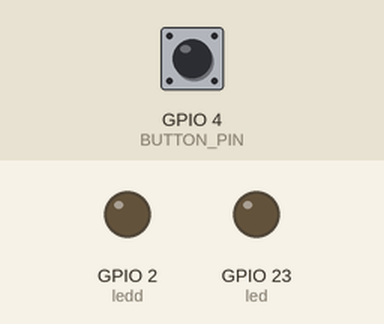
The sketch below on a simulated ESP32. On the bench: output pins drawn as LEDs (lit = HIGH). The test bench sets the inputs (shaded band); at power-on: GPIO 4 (BUTTON_PIN) LOW. WiFi joins after 1.5 s; servers stay silent unless stated; I2S audio is not simulated (input reads silence); uploads are accepted with an empty reply; storage starts empty; what the sketch prints to the serial monitor is not drawn.

Above: at 2.7 s.
2.8 s: GPIO 4 (BUTTON_PIN) pulled HIGH for 0.15 s
At 4.2 s:
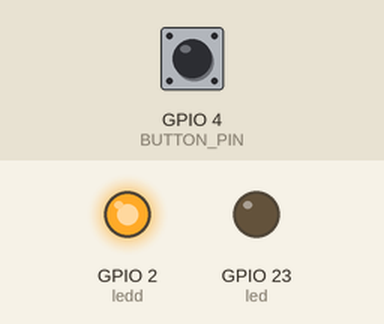
Timing chart, 0 to 5.8 s (numbered marks = the images above; inputs shaded):
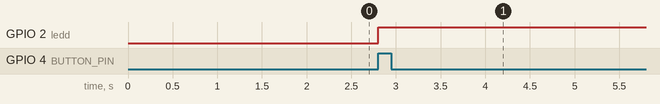

Measured:
- after the input at 2.8 s, GPIO 2 (ledd): LOW → HIGH at once

The sketch:

INMP441_ElevenLabs_Speech_To_Text_And_Gemini.ino
```cpp
/* INMP441 Speech To Text
   Jun 19, 2025 2:20 AM
   By : Feezzyapping Ft ChatGPT
*/
#include <WiFi.h>
#include <WiFiClientSecure.h>
#include <HTTPClient.h>
#include <ArduinoJson.h>
#include "FS.h"
#include <SPIFFS.h>
#include "driver/i2s.h"

#define BUTTON_PIN 4
#define ledd 2
#define led 23
bool ka = false;
bool mic_state = false;
bool ask_gemini = false;  // ask gemini once the record has done  // tanya gemini saat record selesai

// WiFi credentials
const char* ssid = "YOUR_WIFI_NAME";  // fill with your ssid
const char* password = "YOUR_WIFI_PASSWORD";  // fill with your password

// API Declaration
const char* elevenlabsApiKey = "YOUR_ELEVENLABS_API_KEY";  // fill with your ElevenLabs API
const char* Gemini_Token = "YOUR_GEMINI_API_KEY";  // fill with your Gemini API
const char* Gemini_Max_Tokens = "100";

// Transcript ElevenLabs
String data_mic = "";

// I2S config
#define I2S_WS 5
#define I2S_SD 18
#define I2S_SCK 19
#define I2S_PORT I2S_NUM_0
#define SAMPLE_RATE 15000
#define SAMPLE_BITS I2S_BITS_PER_SAMPLE_16BIT
#define RECORD_TIME_SECONDS 2
#define BUFFER_SIZE (SAMPLE_RATE * RECORD_TIME_SECONDS)

byte header[44];
int16_t audioBuffer[BUFFER_SIZE];

void setupWiFi() {
  Serial.print("Connecting to WiFi...");
  WiFi.begin(ssid, password);
  while (WiFi.status() != WL_CONNECTED) {
    delay(500);
    Serial.print(".");
  }
  Serial.println("\nConnected!");
}

void setupI2SMic() {
  const i2s_config_t i2s_config = {
    .mode = (i2s_mode_t)(I2S_MODE_MASTER | I2S_MODE_RX),
    .sample_rate = SAMPLE_RATE,
    .bits_per_sample = SAMPLE_BITS,
    .channel_format = I2S_CHANNEL_FMT_ONLY_LEFT,
    .communication_format = I2S_COMM_FORMAT_I2S_MSB,
    .intr_alloc_flags = 0,
    .dma_buf_count = 8,
    .dma_buf_len = 512,
    .use_apll = false,
    .tx_desc_auto_clear = false,
    .fixed_mclk = 0
  };

  const i2s_pin_config_t pin_config = {
    .bck_io_num = I2S_SCK,
    .ws_io_num = I2S_WS,
    .data_out_num = I2S_PIN_NO_CHANGE,
    .data_in_num = I2S_SD
  };

  i2s_driver_install(I2S_PORT, &i2s_config, 0, NULL);
  i2s_set_pin(I2S_PORT, &pin_config);
}

void recordAudio(const char* filename) {
  File file = SPIFFS.open(filename, FILE_WRITE);
  if (!file) {
    Serial.println("Gagal buka file!");
    mic_state = false;
    return;
  }
  // simpan pointer ke posisi data
  file.write(header, 44);

  size_t bytesRead;
  int totalBytes = 0;
  int16_t buffer[512];

  unsigned long startTime = millis();
  Serial.println("Recording...");

  while (millis() - startTime < RECORD_TIME_SECONDS * 1000) {
    i2s_read(I2S_PORT, (void*)buffer, sizeof(buffer), &bytesRead, portMAX_DELAY);
    Serial.print("."); Serial.println(bytesRead); // tambahkan ini
    file.write((uint8_t*)buffer, bytesRead);
    totalBytes += bytesRead;
  }
  Serial.printf("\nTotal bytes recorded: %d\n", totalBytes);

  Serial.println("Recording done!");

  // Update header dengan ukuran data sebenarnya
  file.seek(0);
  createWavHeader(header, totalBytes);
  file.write(header, 44);
  file.close();
}

void sendToElevenLabs(const char* filename) {
  File file = SPIFFS.open(filename, FILE_READ);
  if (!file) {
    Serial.println("❌ File tidak ditemukan!");
    return;
  }

  const String boundary = "----ESP32FormBoundary7MA4YWxkTrZu0gW";

  // =========== Bagian awal multipart =============
  String body_start =
    "--" + boundary + "\r\n"
    "Content-Disposition: form-data; name=\"model_id\"\r\n\r\n"
    "scribe_v1\r\n"
    "--" + boundary + "\r\n"
    "Content-Disposition: form-data; name=\"language_code\"\r\n\r\n"
    "ind\r\n"
    "--" + boundary + "\r\n"
    "Content-Disposition: form-data; name=\"file\"; filename=\"yapping.wav\"\r\n"
    "Content-Type: audio/wav\r\n\r\n";

  // =========== Bagian akhir multipart =============
  String body_end = "\r\n--" + boundary + "--\r\n";

  // Hitung total panjang upload
  size_t content_length =
    body_start.length() +
    file.size() +
    body_end.length();

  WiFiClientSecure client;
  client.setInsecure();

  if (!client.connect("api.elevenlabs.io", 443)) {
    Serial.println("❌ Gagal connect ke server");
    file.close();
    return;
  }

  // ====================== HEADER ======================
  client.printf(
    "POST /v1/speech-to-text HTTP/1.1\r\n"
    "Host: api.elevenlabs.io\r\n"
    "xi-api-key: %s\r\n"
    "Content-Type: multipart/form-data; boundary=%s\r\n"
    "Content-Length: %d\r\n"
    "Connection: close\r\n\r\n",
    elevenlabsApiKey,
    boundary.c_str(),
    content_length
  );

  // ===================== KIRIM BODY START =============
  client.print(body_start);

  // ===================== KIRIM FILE ====================
  uint8_t buffer[512];
  while (file.available()) {
    size_t r = file.read(buffer, sizeof(buffer));
    client.write(buffer, r);
  }
  file.close();

  // ====================== KIRIM BODY END ===============
  client.print(body_end);

  Serial.println("📤 Data terkirim! Menunggu respons...");

  // ====================== BACA RESPON ==================
  String response = "";
  while (client.connected() || client.available()) {
    if (client.available()) {
      response += client.readString();
    }
  }

  Serial.println("🔽 Response:");
  Serial.println(response);

  // Pisahkan header & body
  int idx = response.indexOf("\r\n\r\n");
  if (idx < 0) {
    Serial.println("❌ Body tidak ditemukan!");
    return;
  }

  String body = response.substring(idx + 4);

  DynamicJsonDocument doc(4096);
  auto err = deserializeJson(doc, body);
  if (err) {
    Serial.println("❌ JSON parsing error:");
    Serial.println(err.c_str());
    return;
  }

  // Ambil teks hasil STT
  data_mic = doc["text"] | "";
  // hapus balasan dalam kurung : (berdeham), (tertawa), (suara hewan)
  while (true) {
    int start = data_mic.indexOf('(');
    int end   = data_mic.indexOf(')', start);

    if (start == -1 || end == -1) break;

    data_mic.remove(start, end - start + 1);
  }
  // Hilangkan spasi ganda
  data_mic.replace("  ", " ");
  data_mic.trim();
  // ========================================================
  Serial.print("🟢 Transkripsi: ");
  Serial.println(data_mic);
  if(data_mic != "") ask_gemini = true;

  file.close();
  mic_state = false;
}

void sendToGemini() {
  WiFiClientSecure client;
  client.setInsecure();

  data_mic = "\"Pesan : " + data_mic + ". Balas pesan itu hanya dengan 1 balasan pada list : MAJU;MUNDUR;STOP;CEPAT;LAMBAT;SPIN sesuai dengan pesan. Jika pesan tidak cocok, balas NOTHING.\"";
  Serial.println("");
  Serial.print("Sending question : ");
  Serial.println(data_mic);

  HTTPClient https;
  String Answer = "";

  //Serial.print("[HTTPS] begin...\n");
  if (https.begin("https://generativelanguage.googleapis.com/v1beta/models/gemini-2.0-flash:generateContent?key=" + (String)Gemini_Token)) {  // HTTPS

    https.addHeader("Content-Type", "application/json");
    String payload = String("{\"contents\": [{\"parts\":[{\"text\":" + data_mic + "}]}],\"generationConfig\": {\"maxOutputTokens\": " + (String)Gemini_Max_Tokens + "}}");

    //Serial.print("[HTTPS] GET...\n");

    // start connection and send HTTP header
    int httpCode = https.POST(payload);

    // httpCode will be negative on error
    // file found at server

    if (httpCode == HTTP_CODE_OK || httpCode == HTTP_CODE_MOVED_PERMANENTLY) {
      String payload = https.getString();
      //Serial.println(payload);

      DynamicJsonDocument doc(1024);

      deserializeJson(doc, payload);
      const char* teks = doc["candidates"][0]["content"]["parts"][0]["text"];
      Answer = teks;

      // For Filtering our Special Characters, WhiteSpaces and NewLine Characters
      Answer.trim();
      String filteredAnswer = "";
      for (size_t i = 0; i < Answer.length(); i++) {
        char c = Answer[i];
        if (isalnum(c) || isspace(c)) {
          filteredAnswer += c;
        } else {
          filteredAnswer += ' ';
        }
      }
      Answer = filteredAnswer;

      Serial.println("");
      Serial.println("Answer from Gemini AI : ");
      Serial.println("");
      Serial.println(Answer);
    } else {
      Serial.printf("[HTTPS] GET... failed, error: %s\n", https.errorToString(httpCode).c_str());
    }
    https.end();
  } else {
    Serial.printf("[HTTPS] Unable to connect\n");
  }

  data_mic = "";
  ask_gemini = false;
}

void createWavHeader(uint8_t* header, int dataSize) {
  int fileSize = dataSize + 36;
  int sampleRate = 16000;  // atau 44100 tergantung setting I2S kamu
  int byteRate = sampleRate * 2; // mono 16-bit

  header[0] = 'R'; header[1] = 'I'; header[2] = 'F'; header[3] = 'F';
  header[4] = fileSize & 0xff;
  header[5] = (fileSize >> 8) & 0xff;
  header[6] = (fileSize >> 16) & 0xff;
  header[7] = (fileSize >> 24) & 0xff;
  header[8] = 'W'; header[9] = 'A'; header[10] = 'V'; header[11] = 'E';
  header[12] = 'f'; header[13] = 'm'; header[14] = 't'; header[15] = ' ';
  header[16] = 16; header[17] = 0; header[18] = 0; header[19] = 0;
  header[20] = 1; header[21] = 0;
  header[22] = 1; header[23] = 0;
  header[24] = sampleRate & 0xff;
  header[25] = (sampleRate >> 8) & 0xff;
  header[26] = (sampleRate >> 16) & 0xff;
  header[27] = (sampleRate >> 24) & 0xff;
  header[28] = byteRate & 0xff;
  header[29] = (byteRate >> 8) & 0xff;
  header[30] = (byteRate >> 16) & 0xff;
  header[31] = (byteRate >> 24) & 0xff;
  header[32] = 2; header[33] = 0;
  header[34] = 16; header[35] = 0;
  header[36] = 'd'; header[37] = 'a'; header[38] = 't'; header[39] = 'a';
  header[40] = dataSize & 0xff;
  header[41] = (dataSize >> 8) & 0xff;
  header[42] = (dataSize >> 16) & 0xff;
  header[43] = (dataSize >> 24) & 0xff;
}

// ===================== I2S Task (CORE 0) =====================

void i2sTask(void* param) {
  while (true) {
    if (mic_state) {
      recordAudio("/yapping.wav");
      sendToElevenLabs("/yapping.wav");
    }
    if (ask_gemini) sendToGemini();
    vTaskDelay(pdMS_TO_TICKS(100));
  }
}

// ======================= Arduino ============================

void setup() {
  Serial.begin(115200);
  pinMode(BUTTON_PIN, INPUT);
  pinMode(led, OUTPUT);
  pinMode(ledd, OUTPUT);

  if (!SPIFFS.begin(true)) {
    Serial.println("SPIFFS Mount Failed!");
    return;
  }

  setupWiFi();
  setupI2SMic();

  // Jalankan I2S di core 0
  xTaskCreatePinnedToCore(i2sTask, "I2S Task", 8192, NULL, 2, NULL, 0);
}

void loop() {
  // Deteksi tombol
  if (digitalRead(BUTTON_PIN) == HIGH && !ka) {
    ka = true;
    mic_state = true;
  } else if (digitalRead(BUTTON_PIN) == LOW && ka) {
    ka = false;
  }
  digitalWrite(ledd, mic_state);
  if (data_mic == "Selamat pagi") digitalWrite(led, HIGH);
  else if (data_mic == "Selamat malam") digitalWrite(led, LOW);
}
```
